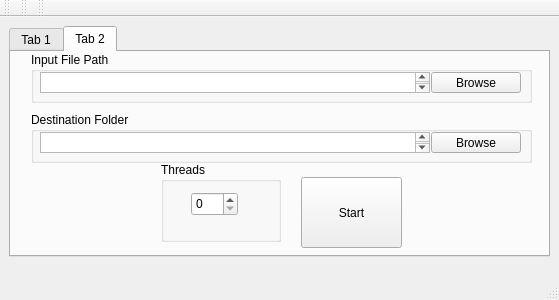
<?xml version="1.0" encoding="UTF-8"?>
<ui version="4.0">
 <class>MainWindow</class>
 <widget class="QMainWindow" name="MainWindow">
  <property name="geometry">
   <rect>
    <x>0</x>
    <y>0</y>
    <width>559</width>
    <height>300</height>
   </rect>
  </property>
  <property name="windowTitle">
   <string>SDEM-ARCHIVER</string>
  </property>
  <widget class="QWidget" name="centralWidget">
   <widget class="QTabWidget" name="tabWidget">
    <property name="geometry">
     <rect>
      <x>9</x>
      <y>9</y>
      <width>541</width>
      <height>231</height>
     </rect>
    </property>
    <property name="currentIndex">
     <number>1</number>
    </property>
    <widget class="QWidget" name="tab_1">
     <property name="toolTip">
      <string>&lt;html&gt;&lt;head/&gt;&lt;body&gt;&lt;p&gt;Encoder&lt;/p&gt;&lt;/body&gt;&lt;/html&gt;</string>
     </property>
     <attribute name="title">
      <string>Tab 1</string>
     </attribute>
     <widget class="QGroupBox" name="groupBox">
      <property name="geometry">
       <rect>
        <x>20</x>
        <y>60</y>
        <width>501</width>
        <height>51</height>
       </rect>
      </property>
      <property name="title">
       <string>Destination Folder</string>
      </property>
      <widget class="QTextBrowser" name="textBrowser">
       <property name="geometry">
        <rect>
         <x>9</x>
         <y>20</y>
         <width>390</width>
         <height>21</height>
        </rect>
       </property>
      </widget>
      <widget class="QPushButton" name="pushButton">
       <property name="geometry">
        <rect>
         <x>400</x>
         <y>20</y>
         <width>90</width>
         <height>21</height>
        </rect>
       </property>
       <property name="text">
        <string>Browse</string>
       </property>
      </widget>
     </widget>
     <widget class="QGroupBox" name="groupBox_2">
      <property name="geometry">
       <rect>
        <x>20</x>
        <y>0</y>
        <width>501</width>
        <height>51</height>
       </rect>
      </property>
      <property name="title">
       <string>Input File Path</string>
      </property>
      <widget class="QPushButton" name="pushButton_2">
       <property name="geometry">
        <rect>
         <x>400</x>
         <y>20</y>
         <width>90</width>
         <height>21</height>
        </rect>
       </property>
       <property name="text">
        <string>Browse</string>
       </property>
      </widget>
      <widget class="QTextBrowser" name="textBrowser_2">
       <property name="geometry">
        <rect>
         <x>9</x>
         <y>20</y>
         <width>390</width>
         <height>21</height>
        </rect>
       </property>
      </widget>
     </widget>
     <widget class="QGroupBox" name="groupBox_3">
      <property name="geometry">
       <rect>
        <x>80</x>
        <y>110</y>
        <width>120</width>
        <height>80</height>
       </rect>
      </property>
      <property name="title">
       <string>Dictionary</string>
      </property>
      <widget class="QRadioButton" name="naive">
       <property name="geometry">
        <rect>
         <x>10</x>
         <y>20</y>
         <width>102</width>
         <height>20</height>
        </rect>
       </property>
       <property name="text">
        <string>NAIVE</string>
       </property>
      </widget>
      <widget class="QRadioButton" name="bm">
       <property name="geometry">
        <rect>
         <x>10</x>
         <y>50</y>
         <width>102</width>
         <height>20</height>
        </rect>
       </property>
       <property name="text">
        <string>Boyer-Moore</string>
       </property>
      </widget>
     </widget>
     <widget class="QGroupBox" name="groupBox_4">
      <property name="geometry">
       <rect>
        <x>210</x>
        <y>110</y>
        <width>120</width>
        <height>80</height>
       </rect>
      </property>
      <property name="title">
       <string>Threads</string>
      </property>
      <widget class="QSpinBox" name="spinBox">
       <property name="geometry">
        <rect>
         <x>30</x>
         <y>30</y>
         <width>47</width>
         <height>24</height>
        </rect>
       </property>
      </widget>
     </widget>
     <widget class="QPushButton" name="pushButton_3">
      <property name="enabled">
       <bool>true</bool>
      </property>
      <property name="geometry">
       <rect>
        <x>360</x>
        <y>125</y>
        <width>101</width>
        <height>71</height>
       </rect>
      </property>
      <property name="text">
       <string>Start</string>
      </property>
     </widget>
    </widget>
    <widget class="QWidget" name="tab_2">
     <property name="styleSheet">
      <string notr="true"/>
     </property>
     <attribute name="title">
      <string>Tab 2</string>
     </attribute>
     <widget class="QGroupBox" name="groupBox_5">
      <property name="geometry">
       <rect>
        <x>20</x>
        <y>60</y>
        <width>501</width>
        <height>51</height>
       </rect>
      </property>
      <property name="title">
       <string>Destination Folder</string>
      </property>
      <widget class="QTextBrowser" name="dec_destPath">
       <property name="geometry">
        <rect>
         <x>9</x>
         <y>20</y>
         <width>390</width>
         <height>21</height>
        </rect>
       </property>
      </widget>
      <widget class="QPushButton" name="dec_destButton">
       <property name="geometry">
        <rect>
         <x>400</x>
         <y>20</y>
         <width>90</width>
         <height>21</height>
        </rect>
       </property>
       <property name="text">
        <string>Browse</string>
       </property>
      </widget>
     </widget>
     <widget class="QGroupBox" name="groupBox_6">
      <property name="geometry">
       <rect>
        <x>20</x>
        <y>0</y>
        <width>501</width>
        <height>51</height>
       </rect>
      </property>
      <property name="title">
       <string>Input File Path</string>
      </property>
      <widget class="QPushButton" name="dec_inputButton">
       <property name="geometry">
        <rect>
         <x>400</x>
         <y>20</y>
         <width>90</width>
         <height>21</height>
        </rect>
       </property>
       <property name="text">
        <string>Browse</string>
       </property>
      </widget>
      <widget class="QTextBrowser" name="dec_inputPath">
       <property name="geometry">
        <rect>
         <x>9</x>
         <y>20</y>
         <width>390</width>
         <height>21</height>
        </rect>
       </property>
      </widget>
     </widget>
     <widget class="QGroupBox" name="dec_Threads">
      <property name="geometry">
       <rect>
        <x>150</x>
        <y>110</y>
        <width>120</width>
        <height>80</height>
       </rect>
      </property>
      <property name="title">
       <string>Threads</string>
      </property>
      <widget class="QSpinBox" name="dec_threads">
       <property name="geometry">
        <rect>
         <x>30</x>
         <y>30</y>
         <width>47</width>
         <height>24</height>
        </rect>
       </property>
      </widget>
     </widget>
     <widget class="QPushButton" name="dec_startButton">
      <property name="enabled">
       <bool>true</bool>
      </property>
      <property name="geometry">
       <rect>
        <x>290</x>
        <y>125</y>
        <width>101</width>
        <height>71</height>
       </rect>
      </property>
      <property name="text">
       <string>Start</string>
      </property>
     </widget>
    </widget>
   </widget>
  </widget>
  <widget class="QMenuBar" name="menuBar">
   <property name="geometry">
    <rect>
     <x>0</x>
     <y>0</y>
     <width>559</width>
     <height>22</height>
    </rect>
   </property>
  </widget>
  <widget class="QToolBar" name="mainToolBar">
   <attribute name="toolBarArea">
    <enum>TopToolBarArea</enum>
   </attribute>
   <attribute name="toolBarBreak">
    <bool>false</bool>
   </attribute>
  </widget>
  <widget class="QToolBar" name="toolBar">
   <property name="windowTitle">
    <string>toolBar</string>
   </property>
   <attribute name="toolBarArea">
    <enum>TopToolBarArea</enum>
   </attribute>
   <attribute name="toolBarBreak">
    <bool>false</bool>
   </attribute>
  </widget>
  <widget class="QToolBar" name="toolBar_2">
   <property name="windowTitle">
    <string>toolBar_2</string>
   </property>
   <attribute name="toolBarArea">
    <enum>TopToolBarArea</enum>
   </attribute>
   <attribute name="toolBarBreak">
    <bool>false</bool>
   </attribute>
  </widget>
  <widget class="QStatusBar" name="statusBar"/>
 </widget>
 <layoutdefault spacing="6" margin="11"/>
 <resources/>
 <connections/>
</ui>
